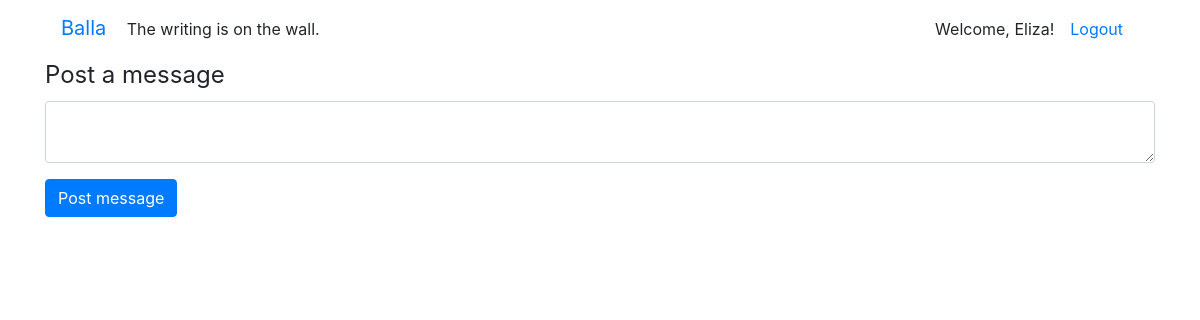
Page /posts/ (signed in) on the earlier database version.
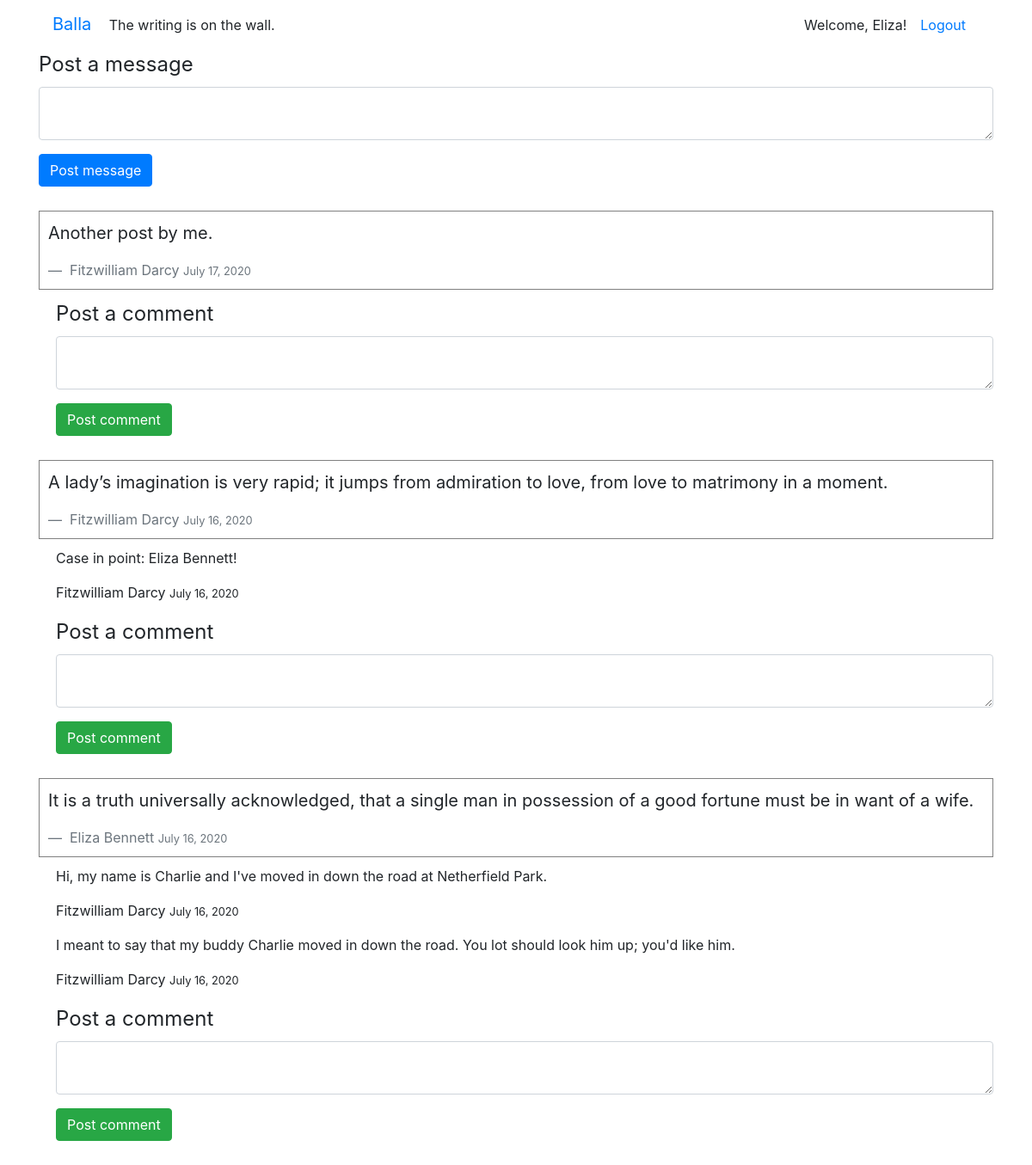
Same page on the later database version.
### login_app/models.py (models this page shows, shortened)
class User(models.Model):
    first_name = models.CharField(max_length=255)
    last_name = models.CharField(max_length=255)
    birth_date = models.DateTimeField(default=datetime.date.today)
    email = models.EmailField(max_length=255)
    password = models.CharField(max_length=255)
    created_at = models.DateTimeField(auto_now_add = True)
    updated_at = models.DateTimeField(auto_now = True)
    objects = UserManager()

### balla_app/models.py (models this page shows, shortened)
class Message(models.Model):
    user=models.ForeignKey(User,related_name="messages", on_delete=models.CASCADE)
    message=models.TextField()
    created_at = models.DateTimeField(auto_now_add = True)
    updated_at = models.DateTimeField(auto_now = True)
    objects = MessageManager()
    def deletable(self):
        now = timezone.now()
        diff = now - self.created_at
        if diff.days == 0 and diff.seconds < 1800:
            return True
        return False

class Comment(models.Model):
    user=models.ForeignKey(User,related_name="comments", on_delete=models.CASCADE)
    message=models.ForeignKey(Message,related_name="comments", on_delete=models.CASCADE)
    comment=models.TextField()
    created_at = models.DateTimeField(auto_now_add = True)
    updated_at = models.DateTimeField(auto_now = True)
    objects = CommentManager()

### balla_app/views.py (the view)
# urls.py: path('', views.welcome),
def welcome(request):
    if (not 'user_id' in request.session.keys()) or (request.session['user_id'] == ''):
        return redirect('/')
    context = {
        "user": User.objects.get(id=request.session['user_id']),
        "wall_messages": Message.objects.all().order_by('-created_at'),
    }
    return render(request,'posts/balla.html', context)

### balla_app/templates/posts/balla.html (shortened to what this page needs)
<!DOCTYPE html>
<html lang="en">
<head>
    <link rel="stylesheet" href="https://stackpath.bootstrapcdn.com/bootstrap/4.5.0/css/bootstrap.min.css">
    {% load static %}
    <link rel="stylesheet" href="{% static 'posts/style.css' %}">
</head>
<body>
    <div class="container">
        <nav class="navbar">
            <div>
                <a class="navbar-brand" href="/">Balla</a>
                <span class="navbar-text">The writing is on the wall.</span>
            </div>
            <div class="nav navbar-right">
                <span class="nav-item navbar-text">Welcome, {{ user.first_name}}!</span>
                <a href="/logout" class="nav-item nav-link">Logout</a>
            </div>
        </nav>
        <div class="wall-content">
            <form method="POST" action="/posts/postmessage">
                <fieldset>
                    <legend>Post a message</legend>
                </fieldset>
                <div class="form-group">
                    <textarea class="form-control" name="message" id="message"></textarea>
                </div>
                <button type="submit" class="btn btn-primary mb-2">Post message</button>
            </form>
            <div class="messages">
            {% for wall_message in wall_messages %}
                <blockquote class="blockquote">
                    <p>{{ wall_message.message }}</p>
                    <footer class="blockquote-footer">
                        {{ wall_message.user.first_name }} {{ wall_message.user.last_name }}
                        <span class="small">{{ wall_message.created_at|date:"F j, Y" }}</span>
                    </footer>
                </blockquote>
                <div class="comments">
                    {% for comment in wall_message.comments.all %}
                    <p class="comment">{{ comment.comment }}</p>
                    <p>
                        {{ comment.user.first_name }} {{ comment.user.last_name }}
                        <span class="small">{{ comment.created_at|date:"F j, Y" }}</span>
                    </p>
                    {% endfor %}
                    <form method="POST" action="/posts/{{ wall_message.id }}/comment">
                        <fieldset>
                            <legend>Post a comment</legend>
                        </fieldset>
                        <div class="form-group">
                            <textarea class="form-control" name="comment" id="comment"></textarea>
                        </div>
                        <button type="submit" class="btn btn-success mb-2">Post comment</button>
                    </form>
                </div>
            {% endfor %}
            </div>
        </div>
    </div>
</body>
</html>

### balla_app/static/posts/style.css (style rules this page uses)
form { margin-bottom: 20px; }
.blockquote { border: 1px solid gray !important; padding: 10px; margin: 10px 0; }
.comments { margin-left: 20px; }

Differences in the rows shown:
added Message: message "Another post by me.", user.first_name "Fitzwilliam", user.last_name "Darcy", created_at "July 17, 2020"
added Message: message "A lady’s imagination is very rapid; it jumps from admiration to love, from love to matrimony in a moment.", user.first_name "Fitzwilliam", user.last_name "Darcy", created_at "July 16, 2020"
added Comment: comment "Case in point: Eliza Bennett!", user.first_name "Fitzwilliam", user.last_name "Darcy", created_at "July 16, 2020"
added Message: message "It is a truth universally acknowledged, that a single man in possession of a good fortune must be in want of a wife.", user.first_name "Eliza", user.last_name "Bennett", created_at "July 16, 2020"
added Comment: comment "Hi, my name is Charlie and I've moved in down the road at Netherfield Park.", user.first_name "Fitzwilliam", user.last_name "Darcy", created_at "July 16, 2020", shown under "Eliza"
added Comment: comment "I meant to say that my buddy Charlie moved in down the road. You lot should look him up; you'd like him.", user.first_name "Fitzwilliam", user.last_name "Darcy", created_at "July 16, 2020", shown under "Eliza"
